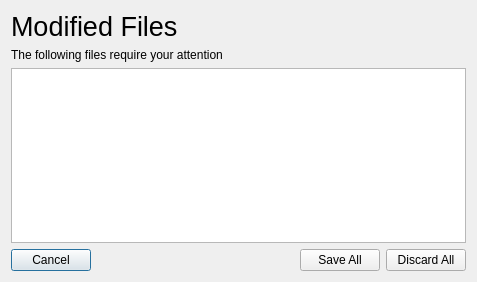
<?xml version="1.0" encoding="UTF-8"?>
<ui version="4.0">
 <class>ExitSaveDialog</class>
 <widget class="QDialog" name="ExitSaveDialog">
  <property name="geometry">
   <rect>
    <x>0</x>
    <y>0</y>
    <width>477</width>
    <height>282</height>
   </rect>
  </property>
  <property name="windowTitle">
   <string>Modified Files</string>
  </property>
  <layout class="QVBoxLayout" name="verticalLayout">
   <item>
    <widget class="QLabel" name="label_2">
     <property name="font">
      <font>
       <pointsize>20</pointsize>
      </font>
     </property>
     <property name="text">
      <string>Modified Files</string>
     </property>
    </widget>
   </item>
   <item>
    <widget class="QLabel" name="label">
     <property name="text">
      <string>The following files require your attention</string>
     </property>
    </widget>
   </item>
   <item>
    <widget class="QListWidget" name="editedFilesList"/>
   </item>
   <item>
    <layout class="QHBoxLayout" name="horizontalLayout">
     <item>
      <widget class="QPushButton" name="cancelButton">
       <property name="text">
        <string>Cancel</string>
       </property>
      </widget>
     </item>
     <item>
      <spacer name="horizontalSpacer">
       <property name="orientation">
        <enum>Qt::Horizontal</enum>
       </property>
       <property name="sizeHint" stdset="0">
        <size>
         <width>40</width>
         <height>20</height>
        </size>
       </property>
      </spacer>
     </item>
     <item>
      <widget class="QPushButton" name="saveButton">
       <property name="text">
        <string>Save All</string>
       </property>
      </widget>
     </item>
     <item>
      <widget class="QPushButton" name="discardButton">
       <property name="text">
        <string>Discard All</string>
       </property>
      </widget>
     </item>
    </layout>
   </item>
  </layout>
 </widget>
 <resources/>
 <connections/>
</ui>
